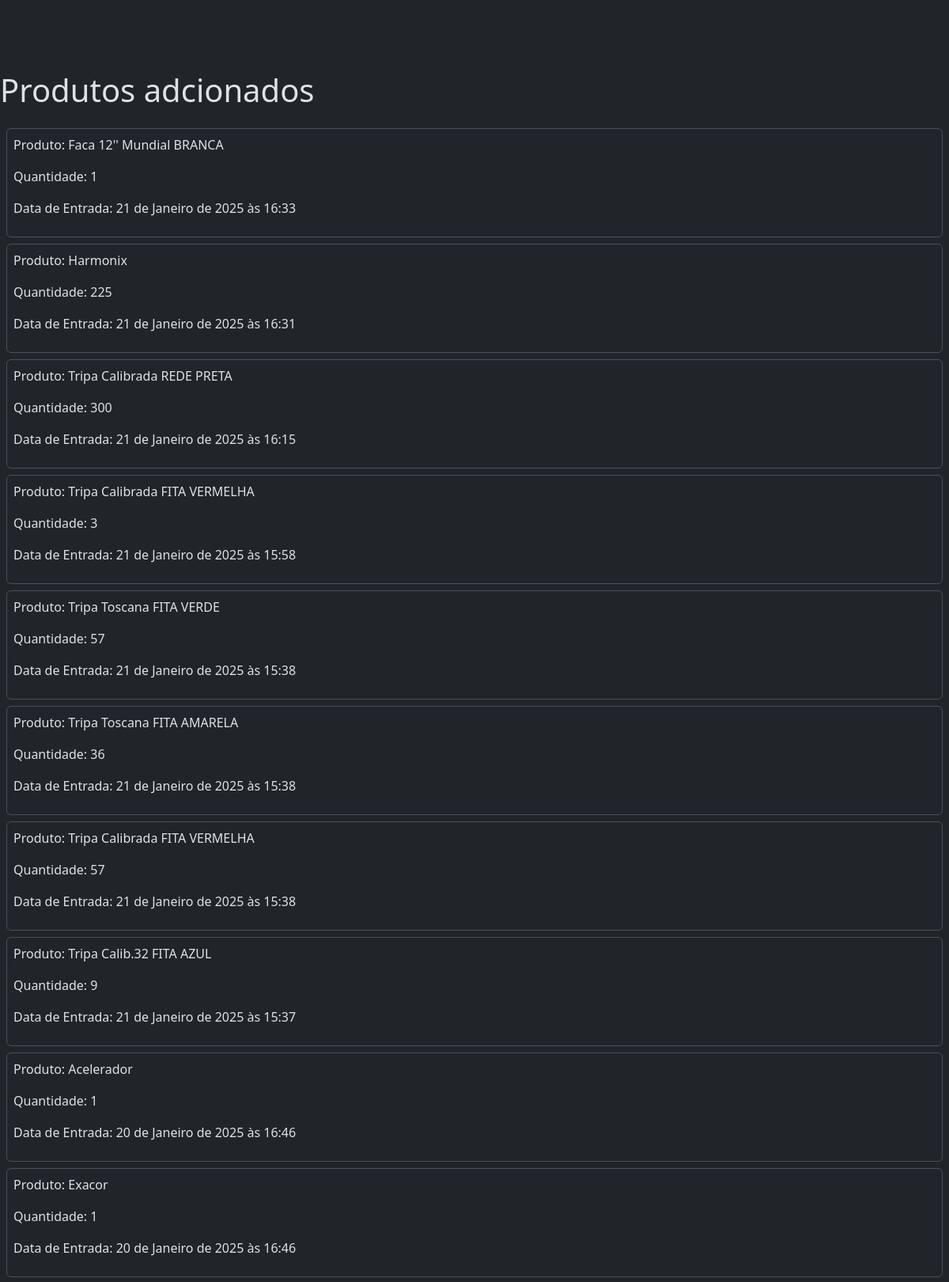
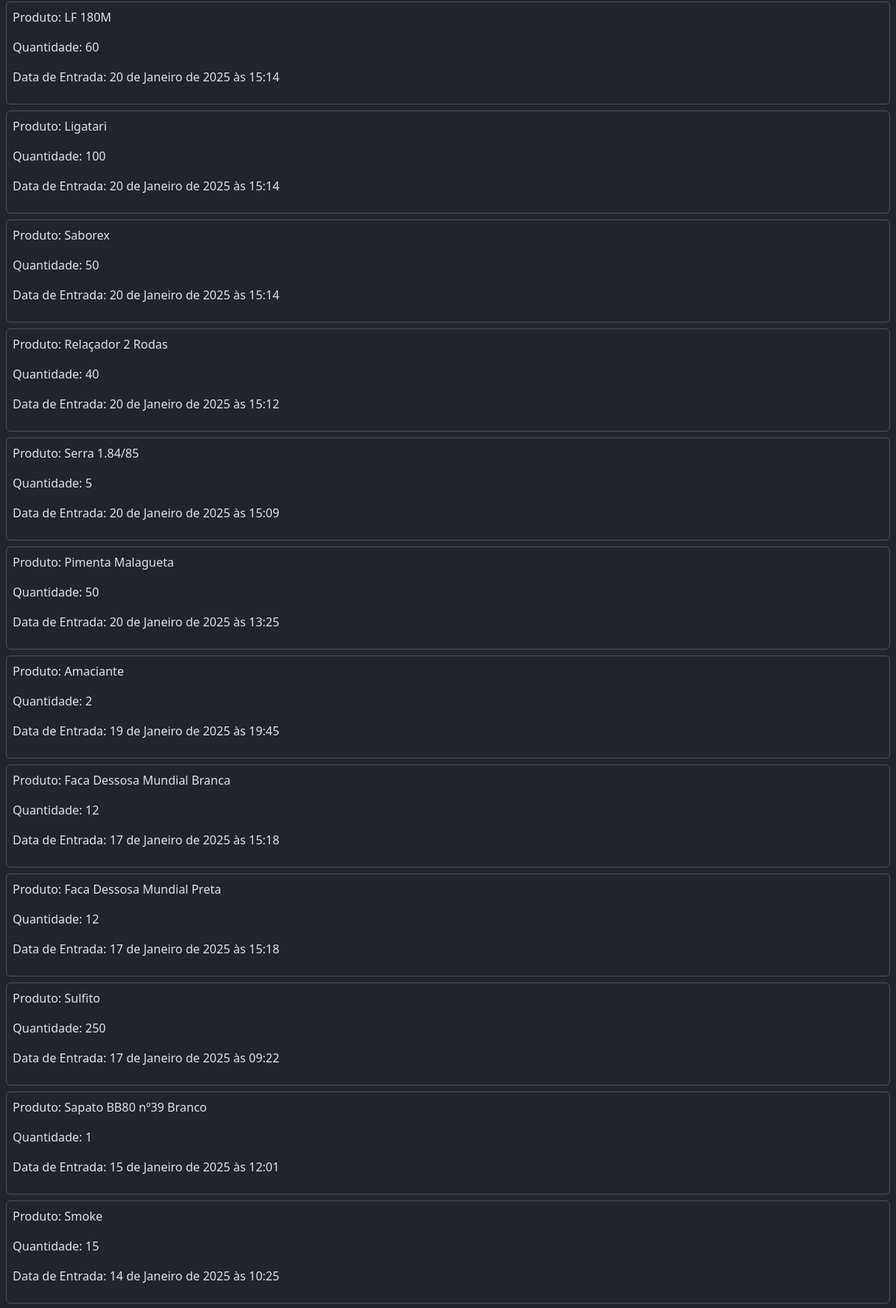
The app's page /entrada/lista/ (upper part) with its own data (2 pictures, top to bottom).
### inflow/models.py (models this page shows, shortened)
class InFlow(models.Model):
    produto = models.ForeignKey(Produto, on_delete=models.CASCADE)
    quantidade = models.IntegerField()
    data_lancamento = models.DateTimeField(auto_now_add=True)
    class Meta:
        ordering = ['-data_lancamento']

### produto/models.py (models this page shows)
class Produto(models.Model):
    produto = models.CharField(max_length=200)
    tipo = models.OneToOneField(Tipo, on_delete=models.CASCADE)
    marca = models.CharField(max_length=100)
    custo = models.DecimalField(decimal_places=2 , max_digits=8)
    preco_venda = models.DecimalField(decimal_places=2 , max_digits=8)
    quantidade = models.IntegerField()
    class Meta:
        ordering = ['produto']
    def __str__(self):
        return f"{self.produto}"

### inflow/views.py (the view)
# urls.py: path('entrada/lista/', InflowView.as_view(), name='inflow_view')
class InflowView(ListView):
    queryset = InFlow.objects.all()
    template_name = 'entradas.html'
    context_object_name = 'inflows'
    def get_context_data(self, **kwargs):
            context = super().get_context_data(**kwargs)
            context['title'] = 'entrada'
            return context

### inflow/templates/entradas.html
{% extends "base.html" %}
{% block content %}
    <h1 class="mb-4">Produtos adcionados</h1>
    {% for inflow in inflows %}
    <div class="border m-2 p-2 rounded">
        <p>Produto: {{ inflow.produto }}</p>
        <p>Quantidade: {{ inflow.quantidade }}</p>
        <p>Data de Entrada: {{ inflow.data_lancamento }}</p>
    </div>
    {% endfor %}
{% endblock %}

### records on screen
InFlow: produto "Faca 12'' Mundial BRANCA", quantidade "1", data_lancamento "21 de Janeiro de 2025 às 16:33"
InFlow: produto "Harmonix", quantidade "225", data_lancamento "21 de Janeiro de 2025 às 16:31"
InFlow: produto "Tripa Calibrada REDE PRETA", quantidade "300", data_lancamento "21 de Janeiro de 2025 às 16:15"
InFlow: produto "Tripa Calibrada FITA VERMELHA", quantidade "3", data_lancamento "21 de Janeiro de 2025 às 15:58"
InFlow: produto "Tripa Toscana FITA VERDE", quantidade "57", data_lancamento "21 de Janeiro de 2025 às 15:38"
InFlow: produto "Tripa Toscana FITA AMARELA", quantidade "36", data_lancamento "21 de Janeiro de 2025 às 15:38"
InFlow: produto "Tripa Calibrada FITA VERMELHA", quantidade "57", data_lancamento "21 de Janeiro de 2025 às 15:38"
InFlow: produto "Tripa Calib.32 FITA AZUL", quantidade "9", data_lancamento "21 de Janeiro de 2025 às 15:37"
InFlow: produto "Acelerador", quantidade "1", data_lancamento "20 de Janeiro de 2025 às 16:46"
InFlow: produto "Exacor", quantidade "1", data_lancamento "20 de Janeiro de 2025 às 16:46"
InFlow: produto "LF 180M", quantidade "60", data_lancamento "20 de Janeiro de 2025 às 15:14"
InFlow: produto "Ligatari", quantidade "100", data_lancamento "20 de Janeiro de 2025 às 15:14"
InFlow: produto "Saborex", quantidade "50", data_lancamento "20 de Janeiro de 2025 às 15:14"
InFlow: produto "Relaçador 2 Rodas", quantidade "40", data_lancamento "20 de Janeiro de 2025 às 15:12"
InFlow: produto "Serra 1.84/85", quantidade "5", data_lancamento "20 de Janeiro de 2025 às 15:09"
InFlow: produto "Pimenta Malagueta", quantidade "50", data_lancamento "20 de Janeiro de 2025 às 13:25"
InFlow: produto "Amaciante", quantidade "2", data_lancamento "19 de Janeiro de 2025 às 19:45"
InFlow: produto "Faca Dessosa Mundial Branca", quantidade "12", data_lancamento "17 de Janeiro de 2025 às 15:18"
InFlow: produto "Faca Dessosa Mundial Preta", quantidade "12", data_lancamento "17 de Janeiro de 2025 às 15:18"
InFlow: produto "Sulfito", quantidade "250", data_lancamento "17 de Janeiro de 2025 às 09:22"
InFlow: produto "Sapato BB80 nº39 Branco", quantidade "1", data_lancamento "15 de Janeiro de 2025 às 12:01"
InFlow: produto "Smoke", quantidade "15", data_lancamento "14 de Janeiro de 2025 às 10:25"
